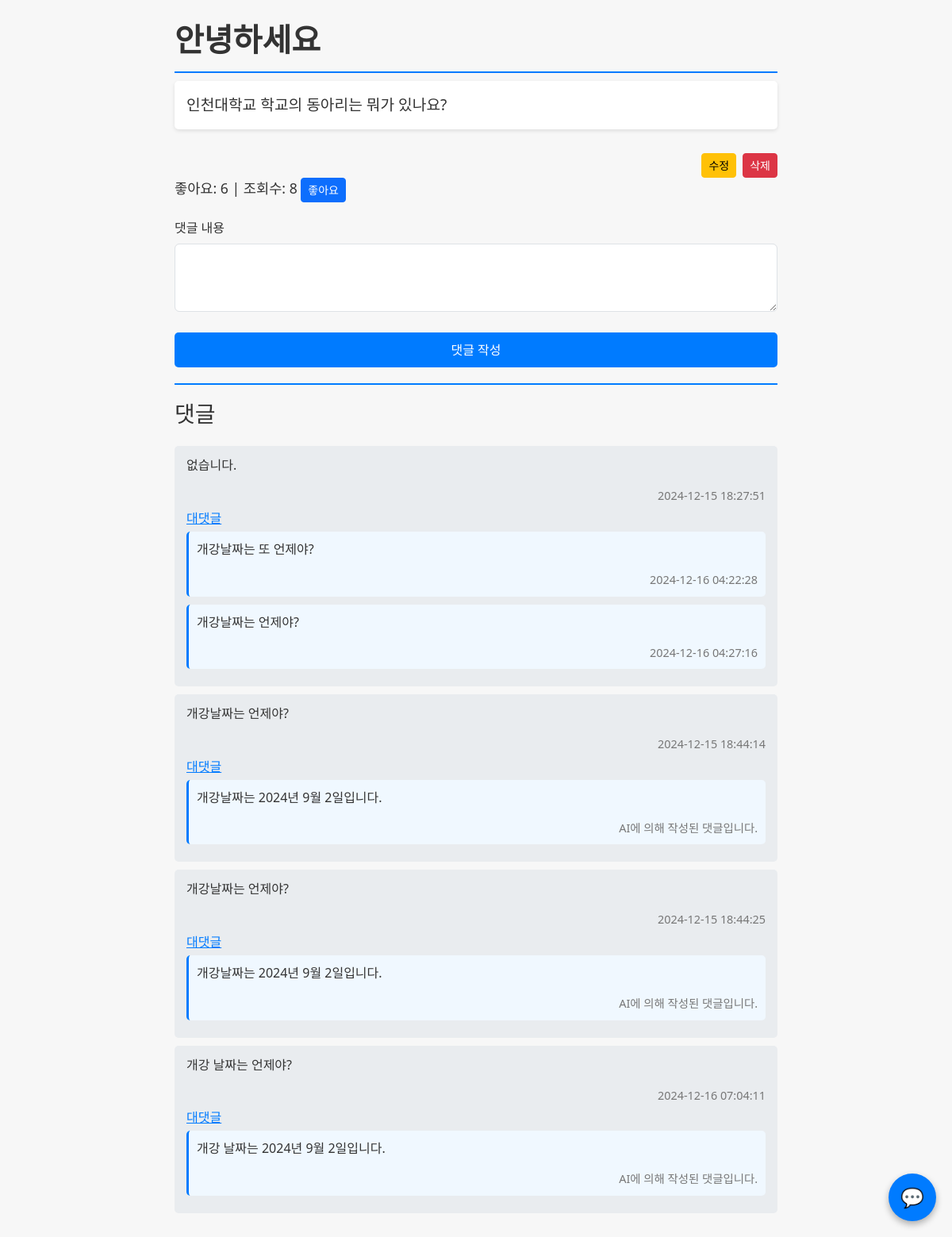
/post/1, run on the app's committed database.
### tables this page shows
CREATE TABLE posts (
            id INTEGER PRIMARY KEY AUTOINCREMENT,
            title TEXT NOT NULL,
            content TEXT NOT NULL,
            created_at TIMESTAMP DEFAULT CURRENT_TIMESTAMP
        );

CREATE TABLE comments (
            id INTEGER PRIMARY KEY AUTOINCREMENT,
            post_id INTEGER NOT NULL,
            content TEXT NOT NULL,
            parent_id INTEGER DEFAULT NULL,
            created_at TIMESTAMP DEFAULT CURRENT_TIMESTAMP,
            is_ai INTEGER DEFAULT 0,
            FOREIGN KEY (post_id) REFERENCES posts (id),
            FOREIGN KEY (parent_id) REFERENCES comments (id)
        );

### app.py (the view, shortened to what this page needs)
@app.route('/post/<int:post_id>', methods=['GET', 'POST', 'DELETE'])
def post(post_id):
    conn = sqlite3.connect('board.db')
    post = conn.cursor().execute('SELECT * FROM posts WHERE id = ?', (post_id,)).fetchone()
    comments = conn.cursor().execute('SELECT * FROM comments WHERE post_id = ? ORDER BY created_at', (post_id,)).fetchall()
    structured_comments = {}
    for comment in comments:
        if comment[3] not in structured_comments:  # parent_id
            structured_comments[comment[3]] = []
        structured_comments[comment[3]].append(comment)
    conn.close()
    return render_template('post.html', post=post, comments=structured_comments)

### templates/post.html (shortened to what this page needs)
<!DOCTYPE html>
<html lang="ko">
<head>
    <link href="https://cdn.jsdelivr.net/npm/bootstrap@5.3.0/dist/css/bootstrap.min.css" rel="stylesheet">
</head>
<body>
    <div class="container">
        <div>
            <div class="post-title">{{ post[1] }}</div>
            <div class="post-content" id="content2">{{ post[2].replace('\\n', '<br>')|safe }}</div>
        </div>
        <div class="d-flex justify-content-end">
            <a href="{{ url_for('edit_post', post_id=post[0]) }}" class="btn btn-warning btn-sm me-2">수정</a>
            <button class="btn btn-danger btn-sm" id="deletePostButton">삭제</button>
        </div>
        <div class="stats-section">
            <span id="likeCount">좋아요: 0</span> |
            <span id="viewCount">조회수: 0</span>
            <button id="likeButton" class="btn btn-primary btn-sm">좋아요</button>
        </div>
        <div class="mt-3">
            <form method="post" class="comment-form">
                <div class="mb-3">
                    <label for="content" class="form-label">댓글 내용</label>
                    <textarea id="content" name="content" class="form-control" rows="3" required></textarea>
                </div>
                <button type="submit" class="btn btn-submit">댓글 작성</button>
            </form>
        </div>
        <div class="comment-section">
            <h3 class="mb-4">댓글</h3>
            {% for comment in comments[None] %}
                <div class="comment">
                    <p>{{ comment[2] }}</p>
                    {% if comment[5] == 1 %}
                    <div class="comment-date">AI에 의해 작성된 댓글입니다.</div>
                    {% else %}
                    <div class="comment-date">{{comment[4]}}</div>
                    {% endif %}
                    <button class="btn btn-reply reply-button" data-comment-id="{{ comment[0] }}">대댓글</button>
                    {% if comments[comment[0]] %}
                        <div class="ml-4">
                            {% for reply in comments[comment[0]] %}
                                <div class="comment reply-comment">
                                    <p>{{ reply[2] }}</p>
                                    {% if reply[5] == 1 %}
                                    <div class="comment-date">AI에 의해 작성된 댓글입니다.</div>
                                    {% else %}
                                    <div class="comment-date">{{reply[4]}}</div>
                                    {% endif %}
                                </div>
                            {% endfor %}
                        </div>
                    {% endif %}
                </div>
            {% endfor %}
        </div>
    </div>
    <div class="chat-button" id="chatButton">💬</div>
</body>
</html>

### templates/post.html (style rules this page uses)
body, html { height: 100%; margin: 0; background-color: #f7f7f7; color: #333; }
.container { max-width: 800px; padding: 20px; }
.post-title { font-size: 2.5em; font-weight: bold; margin-bottom: 10px; border-bottom: 2px solid #007bff; padding-bottom: 10px; }
.post-content { font-size: 1.2em; margin-bottom: 30px; line-height: 1.6; background-color: #ffffff; padding: 15px; border-radius: 5px; box-shadow: 0 2px 5px rgba(0,0,0,0.1); }
.stats-section { margin-bottom: 20px; font-size: 1.1em; }
.comment-section { margin-top: 20px; border-top: 2px solid #007bff; padding-top: 20px; }
.comment { padding: 12px 15px; background-color: #e9ecef; border-radius: 5px; margin-bottom: 10px; position: relative; }
.comment-date { font-size: 0.9em; color: #777; text-align: right; margin-top: 5px; }
.btn-submit { background-color: #007bff; color: white; border: none; font-size: 1em; padding: 10px; width: 100%; border-radius: 5px; margin-top: 10px; }
.btn-reply { background-color: transparent; color: #007bff; border: none; padding: 0; margin-top: 5px; cursor: pointer; font-size: 1em; text-decoration: underline; }
.reply-comment { background-color: #f0f8ff; border-left: 3px solid #007bff; margin-top: 5px; padding: 10px; border-radius: 5px; }
.chat-button { position: fixed; bottom: 20px; right: 20px; width: 60px; height: 60px; background-color: #007bff; color: white; border-radius: 50%; display: flex; align-items: center; justify-content: center; font-size: 1.5em; cursor: pointer; box-shadow: 0 4px 8px rgba(0,0,0,0.3); }

### data on the page
posts: title "안녕하세요", content "인천대학교 학교의 동아리는 뭐가 있나요?"
comments: content "없습니다.", created_at "2024-12-15 18:27:51"
comments: content "개강날짜는 또 언제야?", created_at "2024-12-16 04:22:28"
comments: content "개강날짜는 언제야?", created_at "2024-12-16 04:27:16"
comments: content "개강날짜는 언제야?", created_at "2024-12-15 18:44:14"
comments: content "개강날짜는 2024년 9월 2일입니다.", is_ai "AI에 의해 작성된 댓글입니다."
comments: content "개강날짜는 언제야?", created_at "2024-12-15 18:44:25"
comments: content "개강날짜는 2024년 9월 2일입니다.", is_ai "AI에 의해 작성된 댓글입니다."
comments: content "개강 날짜는 언제야?", created_at "2024-12-16 07:04:11"
comments: content "개강 날짜는 2024년 9월 2일입니다.", is_ai "AI에 의해 작성된 댓글입니다."
